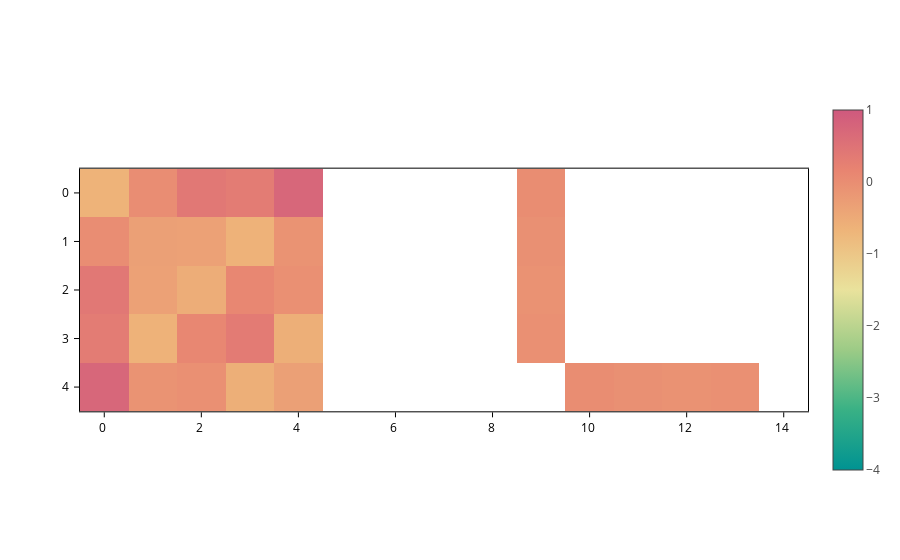

Notebook source saved alongside this figure:
### Markdown cell above
And to set the range of the scale from `-4` to `1`:

### Code cell
plot.update_inputs(crange=(-4, 1))

### Figure 1 — Plotly figure (JSON) as saved in the notebook; plotly's stock layout.template omitted (floating-point values rounded to 4 significant figures)
{"data": [{"coloraxis": "coloraxis", "meta": {}, "opacity": 1, "type": "heatmap", "z": [[-0.6452, 0.007018, 0.4079, 0.3283, 0.7263, NaN, NaN, NaN, NaN, 0.01571, NaN, NaN, NaN, NaN, NaN], [0.007018, -0.3193, -0.3422, -0.6358, -0.08664, NaN, NaN, NaN, NaN, -0.04155, NaN, NaN, NaN, NaN, NaN], [0.4079, -0.3422, -0.5398, 0.1106, -0.04301, NaN, NaN, NaN, NaN, -0.08447, NaN, NaN, NaN, NaN, NaN], [0.3283, -0.6358, 0.1106, 0.3418, -0.5873, NaN, NaN, NaN, NaN, -0.04567, NaN, NaN, NaN, NaN, NaN], [0.7263, -0.08664, -0.04301, -0.5873, -0.3121, NaN, NaN, NaN, NaN, NaN, 0.01571, -0.04155, -0.08447, -0.04567, NaN]], "zsmooth": false}], "layout": {"coloraxis": {"cmax": 1, "cmid": 0.5, "cmin": -4, "colorscale": [[0.0, "rgb(0, 147, 146)"], [0.1667, "rgb(57, 177, 133)"], [0.3333, "rgb(156, 203, 134)"], [0.5, "rgb(233, 226, 156)"], [0.6667, "rgb(238, 180, 121)"], [0.8333, "rgb(232, 132, 113)"], [1.0, "rgb(207, 89, 126)"]], "showscale": true}, "scene": {"aspectmode": "data", "xaxis": {"range": [-0.5, 14.5]}, "yaxis": {"range": [4.5, -0.5]}}, "xaxis": {"constrain": "domain", "range": [-0.5, 14.5], "scaleanchor": "y", "scaleratio": 1}, "yaxis": {"constrain": "domain", "range": [4.5, -0.5]}}}
